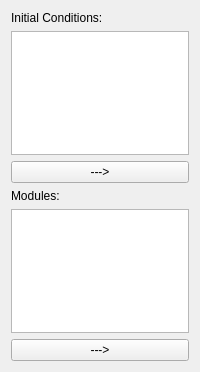
<?xml version="1.0" encoding="UTF-8"?>
<ui version="4.0">
 <class>ModulesToolBox</class>
 <widget class="QWidget" name="ModulesToolBox">
  <property name="geometry">
   <rect>
    <x>0</x>
    <y>0</y>
    <width>200</width>
    <height>372</height>
   </rect>
  </property>
  <property name="minimumSize">
   <size>
    <width>150</width>
    <height>0</height>
   </size>
  </property>
  <property name="maximumSize">
   <size>
    <width>200</width>
    <height>16777215</height>
   </size>
  </property>
  <property name="windowTitle">
   <string>ToolBox</string>
  </property>
  <property name="currentIndex" stdset="0">
   <number>0</number>
  </property>
  <layout class="QGridLayout" name="gridLayout">
   <item row="4" column="1">
    <widget class="QListWidget" name="moduleList"/>
   </item>
   <item row="5" column="1">
    <widget class="QPushButton" name="addModuleButton">
     <property name="text">
      <string>---&gt;</string>
     </property>
    </widget>
   </item>
   <item row="3" column="1">
    <widget class="QLabel" name="label">
     <property name="text">
      <string>Modules:</string>
     </property>
    </widget>
   </item>
   <item row="1" column="1">
    <widget class="QListWidget" name="initCondList"/>
   </item>
   <item row="0" column="1">
    <widget class="QLabel" name="label_2">
     <property name="text">
      <string>Initial Conditions:</string>
     </property>
    </widget>
   </item>
   <item row="2" column="1">
    <widget class="QPushButton" name="addInitialConditionButton">
     <property name="text">
      <string>---&gt;</string>
     </property>
    </widget>
   </item>
  </layout>
 </widget>
 <resources/>
 <connections>
  <connection>
   <sender>addInitialConditionButton</sender>
   <signal>clicked()</signal>
   <receiver>ModulesToolBox</receiver>
   <slot>addInitCond()</slot>
   <hints>
    <hint type="sourcelabel">
     <x>99</x>
     <y>349</y>
    </hint>
    <hint type="destinationlabel">
     <x>99</x>
     <y>185</y>
    </hint>
   </hints>
  </connection>
  <connection>
   <sender>addModuleButton</sender>
   <signal>clicked()</signal>
   <receiver>ModulesToolBox</receiver>
   <slot>addModule()</slot>
   <hints>
    <hint type="sourcelabel">
     <x>139</x>
     <y>169</y>
    </hint>
    <hint type="destinationlabel">
     <x>99</x>
     <y>185</y>
    </hint>
   </hints>
  </connection>
  <connection>
   <sender>initCondList</sender>
   <signal>doubleClicked(QModelIndex)</signal>
   <receiver>ModulesToolBox</receiver>
   <slot>addInitCond()</slot>
   <hints>
    <hint type="sourcelabel">
     <x>99</x>
     <y>90</y>
    </hint>
    <hint type="destinationlabel">
     <x>99</x>
     <y>185</y>
    </hint>
   </hints>
  </connection>
  <connection>
   <sender>moduleList</sender>
   <signal>doubleClicked(QModelIndex)</signal>
   <receiver>ModulesToolBox</receiver>
   <slot>addModule()</slot>
   <hints>
    <hint type="sourcelabel">
     <x>99</x>
     <y>270</y>
    </hint>
    <hint type="destinationlabel">
     <x>99</x>
     <y>185</y>
    </hint>
   </hints>
  </connection>
 </connections>
 <slots>
  <signal>initCondAdded(PyQt_PyObject)</signal>
  <signal>moduleAdded(PyQt_PyObject)</signal>
  <slot>addInitCond()</slot>
  <slot>addModule()</slot>
 </slots>
</ui>
